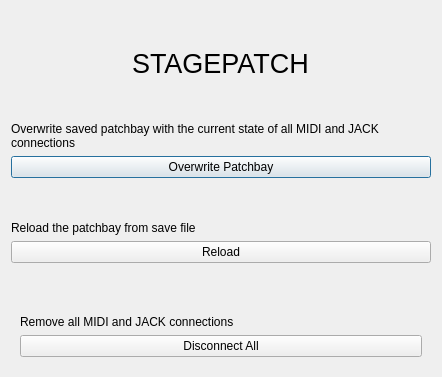
<?xml version="1.0" encoding="UTF-8"?>
<ui version="4.0">
 <class>Stagepatch</class>
 <widget class="QDialog" name="Stagepatch">
  <property name="windowModality">
   <enum>Qt::WindowModal</enum>
  </property>
  <property name="geometry">
   <rect>
    <x>0</x>
    <y>0</y>
    <width>442</width>
    <height>377</height>
   </rect>
  </property>
  <property name="minimumSize">
   <size>
    <width>0</width>
    <height>30</height>
   </size>
  </property>
  <property name="windowTitle">
   <string>Dialog</string>
  </property>
  <layout class="QVBoxLayout" name="verticalLayout_2">
   <item>
    <spacer name="verticalSpacer_3">
     <property name="orientation">
      <enum>Qt::Vertical</enum>
     </property>
     <property name="sizeHint" stdset="0">
      <size>
       <width>20</width>
       <height>40</height>
      </size>
     </property>
    </spacer>
   </item>
   <item alignment="Qt::AlignHCenter">
    <widget class="QLabel" name="label_3">
     <property name="font">
      <font>
       <pointsize>20</pointsize>
      </font>
     </property>
     <property name="text">
      <string>STAGEPATCH</string>
     </property>
    </widget>
   </item>
   <item>
    <spacer name="verticalSpacer_4">
     <property name="orientation">
      <enum>Qt::Vertical</enum>
     </property>
     <property name="sizeHint" stdset="0">
      <size>
       <width>20</width>
       <height>40</height>
      </size>
     </property>
    </spacer>
   </item>
   <item>
    <widget class="QLabel" name="label">
     <property name="layoutDirection">
      <enum>Qt::LeftToRight</enum>
     </property>
     <property name="text">
      <string>Overwrite saved patchbay with the current state of all MIDI and JACK connections</string>
     </property>
     <property name="alignment">
      <set>Qt::AlignLeading|Qt::AlignLeft|Qt::AlignTop</set>
     </property>
     <property name="wordWrap">
      <bool>true</bool>
     </property>
    </widget>
   </item>
   <item>
    <widget class="QPushButton" name="overwritePatchbay">
     <property name="text">
      <string>Overwrite Patchbay</string>
     </property>
    </widget>
   </item>
   <item>
    <spacer name="verticalSpacer_5">
     <property name="orientation">
      <enum>Qt::Vertical</enum>
     </property>
     <property name="sizeHint" stdset="0">
      <size>
       <width>20</width>
       <height>40</height>
      </size>
     </property>
    </spacer>
   </item>
   <item>
    <widget class="QLabel" name="label_2">
     <property name="text">
      <string>Reload the patchbay from save file</string>
     </property>
    </widget>
   </item>
   <item>
    <widget class="QPushButton" name="reloadPatchbay">
     <property name="toolTip">
      <string>Disconnect everything and reload from previously saved patchbay</string>
     </property>
     <property name="text">
      <string>Reload</string>
     </property>
    </widget>
   </item>
   <item>
    <widget class="QStackedWidget" name="">
     <widget class="QWidget" name="Page1" native="true">
      <layout class="QVBoxLayout" name="verticalLayout">
       <item>
        <spacer name="verticalSpacer_2">
         <property name="orientation">
          <enum>Qt::Vertical</enum>
         </property>
         <property name="sizeHint" stdset="0">
          <size>
           <width>20</width>
           <height>40</height>
          </size>
         </property>
        </spacer>
       </item>
       <item>
        <widget class="QLabel" name="label_4">
         <property name="text">
          <string>Remove all MIDI and JACK connections</string>
         </property>
        </widget>
       </item>
       <item>
        <widget class="QPushButton" name="disconnectAll">
         <property name="text">
          <string>Disconnect All</string>
         </property>
        </widget>
       </item>
      </layout>
     </widget>
    </widget>
   </item>
  </layout>
 </widget>
 <resources/>
 <connections/>
</ui>
